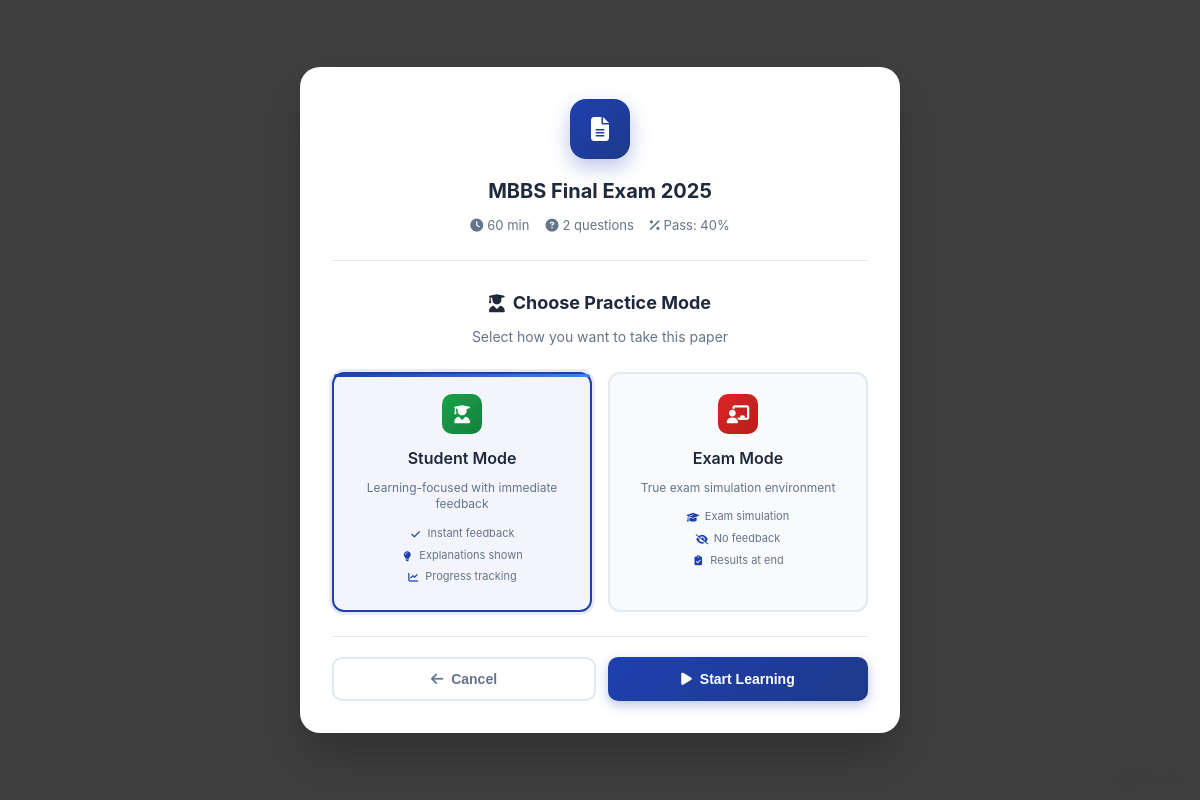
Screenshot of /modelpaper/take/13/ (signed in) with the database file from the repository.
### modelpaper/models.py (models this page shows, shortened)
class ModelPaper(models.Model):
    STATUS_CHOICES = [
        ('draft', 'Draft'),
        ('scheduled', 'Scheduled'),
        ('live', 'Live'),
        ('completed', 'Completed'),
    ]
    title = models.CharField(max_length=200)
    description = models.TextField(blank=True)
    selected_paper_name = models.CharField(max_length=200)  # Selected from PaperQuestion.paper_name
    filter_degree = models.CharField(max_length=4, choices=PaperQuestion.DEGREE_CHOICES, blank=True)
    filter_year = models.CharField(max_length=3, choices=PaperQuestion.YEAR_CHOICES, blank=True)
    filter_module = models.CharField(max_length=100, blank=True)
    filter_subject = models.CharField(max_length=100, blank=True)
    filter_topic = models.CharField(max_length=100, blank=True)
    duration_minutes = models.IntegerField(default=60)
    total_questions = models.IntegerField(default=0)  # Auto-calculated from filtered results
    passing_percentage = models.IntegerField(default=40)
    max_attempts = models.IntegerField(default=1)
    randomize_questions = models.BooleanField(default=True)
    randomize_options = models.BooleanField(default=True)
    show_explanations = models.BooleanField(default=True)
    start_datetime = models.DateTimeField()
    end_datetime = models.DateTimeField()
    status = models.CharField(max_length=10, choices=STATUS_CHOICES, default='draft')
    created_by = models.ForeignKey(settings.AUTH_USER_MODEL, on_delete=models.CASCADE, related_name='created_papers')
    created_at = models.DateTimeField(auto_now_add=True)
    updated_at = models.DateTimeField(auto_now=True)
    class Meta:
        ordering = ['-created_at']
    def get_questions(self):
        return PaperQuestion.get_filtered_questions(
            paper_name=self.selected_paper_name,
            degree=self.filter_degree,
            year=self.filter_year,
            module=self.filter_module,
            subject=self.filter_subject,
            topic=self.filter_topic
        )

### modelpaper/views.py (the view, shortened to what this page needs)
# urls.py: path('take/<int:paper_id>/', views.take_paper, name='take_paper'),  # Handles mode selection
@content_access_required
def take_paper(request, paper_id):
    paper = get_object_or_404(ModelPaper, id=paper_id)
    student = request.user
    practice_mode = request.GET.get('practice_mode')
    print(f"DEBUG: User {student} trying to take paper: {paper.title} with mode: {practice_mode}")
    if not check_object_access(paper, student):
        messages.error(request, "You don't have access to this paper.")
        return redirect('student_model_papers')
    now = timezone.now()
    if paper.status != 'live':
        messages.error(request, f"This paper is not currently available. Status: {paper.status}")
        return redirect('student_model_papers')
    if now < paper.start_datetime:
        messages.error(request, "This paper has not started yet.")
        return redirect('student_model_papers')
    if now > paper.end_datetime:
        messages.error(request, "This paper has already ended.")
        return redirect('student_model_papers')
    existing_attempts = ModelPaperAttempt.objects.filter(
        student=student,
        model_paper=paper,
        status='completed'
    ).count()
    if existing_attempts >= paper.max_attempts:
        messages.error(request, f"You have reached the maximum attempts ({paper.max_attempts}) for this paper.")
        return redirect('student_model_papers')
    current_attempt = ModelPaperAttempt.objects.filter(
        student=student,
        model_paper=paper,
        status='in_progress'
    ).first()
    show_mode_popup = practice_mode is None
    if show_mode_popup:
        paper_questions = paper.get_questions()
        paper_questions = apply_user_access_filter(paper_questions, request.user)
        if paper_questions.count() == 0:
            messages.error(request, "This paper has no accessible questions for you.")
            return redirect('student_model_papers')
        context = {
            'paper': paper,
            'total_questions': paper_questions.count(),
            'show_mode_popup': True,
            'user_access': get_user_access_info(student),
        }
        return render(request, 'modelpaper/take_paper.html', context)

### modelpaper/models.py (called while the page is built)
    @classmethod
    def get_filtered_questions(cls, paper_name, degree=None, year=None, module=None, subject=None, topic=None):
        questions = cls.objects.filter(paper_name=paper_name)
        if degree:
            questions = questions.filter(degree=degree)
        if year:
            questions = questions.filter(year=year)
        if module:
            questions = questions.filter(module__icontains=module)
        if subject:
            questions = questions.filter(subject__icontains=subject)
        if topic:
            questions = questions.filter(topic__icontains=topic)
        return questions

### notifications/context_processors.py (called while the page is built)
def notification_context(request):
    if request.user.is_authenticated:
        try:
            unread_count = NotificationMessage.objects.filter(
                Q(recipient=request.user) | Q(recipient__isnull=True),
                is_read=False
            ).count()
            return {
                'unread_count': unread_count,
            }
        except Exception:
            return {'unread_count': 0}
    return {'unread_count': 0}

### user_management/context_processors.py (called while the page is built, shortened)
def admin_navigation_stats(request):
    User = get_user_model()
    if not request.user.is_authenticated:
        return {}
    return {}

def user_access_context(request):
    user = request.user
    if user.is_admin or user.is_superuser:
        access_info = {
            'level': 'admin',
            'display': 'Administrator',
            'can_access': True,
            'filter_params': None
        }
    return {
        'user_access_level': access_info['level'],
        'user_access_display': access_info['display'],
        'can_access_content': access_info['can_access'],
        'user_filter_params': access_info.get('filter_params'),
        'is_admin': user.is_admin or user.is_superuser,
        'is_student': not (user.is_admin or user.is_superuser),
    }

### user_management/models.py (called while the page is built)
    def __str__(self):
        return self.email

### user_management/utils.py (called while the page is built, shortened)
def get_user_access_info(user):
    if user.is_admin or user.is_superuser:
        return {
            'level': 'admin',
            'display': 'Administrator - Full Access to All Content',
            'can_access': True,
            'degree': None,
            'year': None,
            'filter_params': {},
            'can_create_tests': True,
            'can_manage_users': True,
            'can_view_analytics': True,
        }

def check_object_access(obj, user):
    if not user or not user.is_authenticated:
        return False
    if user.is_admin or user.is_superuser:
        return True

### templates/modelpaper/take_paper.html (shortened to what this page needs)
{% load static %}
{% include 'includes/security_protection.html' %}
<!DOCTYPE html>
<html lang="en">
<head>
    <link rel="stylesheet" href="{% static 'css/DAstyles.css' %}">
    <link rel="stylesheet" href="https://cdnjs.cloudflare.com/ajax/libs/font-awesome/6.4.0/css/all.min.css">
</head>
<body>
    {% if show_mode_popup %}
    <div class="mode-selection-modal" id="mode-selection-modal">
        <div class="mode-modal-content">
            <div class="modal-paper-info">
                <div class="modal-paper-icon">
                    <i class="fas fa-file-alt"></i>
                </div>
                <h2 class="modal-paper-title">{{ paper.title }}</h2>
                <div class="modal-paper-meta">
                    <div class="modal-meta-item">
                        <i class="fas fa-clock"></i>
                        <span>{{ paper.duration_minutes }} min</span>
                    </div>
                    <div class="modal-meta-item">
                        <i class="fas fa-question-circle"></i>
                        <span>{{ total_questions }} questions</span>
                    </div>
                    <div class="modal-meta-item">
                        <i class="fas fa-percentage"></i>
                        <span>Pass: {{ paper.passing_percentage }}%</span>
                    </div>
                </div>
            </div>
            <div class="mode-selection-header">
                <h3><i class="fas fa-user-graduate"></i> Choose Practice Mode</h3>
                <p>Select how you want to take this paper</p>
            </div>
            <div class="mode-options">
                <div class="mode-option student-mode selected" onclick="selectMode('student', this)">
                    <div class="mode-icon">
                        <i class="fas fa-user-graduate"></i>
                    </div>
                    <h4 class="mode-title">Student Mode</h4>
                    <p class="mode-description">Learning-focused with immediate feedback</p>
                    <ul class="mode-features">
                        <li class="mode-feature">
                            <i class="fas fa-check"></i>
                            <span>Instant feedback</span>
                        </li>
                        <li class="mode-feature">
                            <i class="fas fa-lightbulb"></i>
                            <span>Explanations shown</span>
                        </li>
                        <li class="mode-feature">
                            <i class="fas fa-chart-line"></i>
                            <span>Progress tracking</span>
                        </li>
                    </ul>
                </div>
                <div class="mode-option tutor-mode" onclick="selectMode('tutor', this)">
                    <div class="mode-icon">
                        <i class="fas fa-chalkboard-teacher"></i>
                    </div>
                    <h4 class="mode-title">Exam Mode</h4>
                    <p class="mode-description">True exam simulation environment</p>
                    <ul class="mode-features">
                        <li class="mode-feature">
                            <i class="fas fa-graduation-cap"></i>
                            <span>Exam simulation</span>
                        </li>
                        <li class="mode-feature">
                            <i class="fas fa-eye-slash"></i>
                            <span>No feedback</span>
                        </li>
                        <li class="mode-feature">
                            <i class="fas fa-clipboard-check"></i>
                            <span>Results at end</span>
                        </li>
                    </ul>
                </div>
            </div>
            <div class="modal-actions">
                <button class="modal-btn modal-btn-secondary" onclick="cancelModeSelection()">
                    <i class="fas fa-arrow-left"></i>
                    Cancel
                </button>
                <button class="modal-btn modal-btn-primary" onclick="startWithMode()" id="start-btn">
                    <i class="fas fa-play"></i>
                    Start Learning
                </button>
            </div>
        </div>
    </div>
    {% endif %}
</body>
</html>

### static/css/DAstyles.css (style rules this page uses)
:root { --primary-color: #82272e; --secondary-color: #13406a; --accent-color: #f1d7dc; --text-color: #333; --light-gray: #f8f9fa; --medium-gray: #e9ecef; --dark-gray: #343a40; --success-color: #28a745; --warning-color: #ffa800; --danger-color: #dc3545; --info-color: #17a2b8; --border-radius: 12px; --border-radius-sm: 8px; --box-shadow: 0 4px 12px rgba(0, 0, 0, 0.08); --box-shadow-lg: 0 8px 25px rgba(0, 0, 0, 0.15); --transition: all 0.3s cubic-bezier(0.4, 0, 0.2, 1); --sidebar-width: 260px; --header-height: 80px; }
* { margin: 0; padding: 0; box-sizing: border-box; }
body { font-family: "Segoe UI", system-ui, -apple-system, sans-serif; color: var(--text-color); background-color: var(--light-gray); line-height: 1.6; overflow-x: hidden; }

### templates/includes/security_protection.html (style rules this page uses)
.secure-content { -webkit-user-select: none; -moz-user-select: none; -ms-user-select: none; user-select: none; }

### rows the page displays
ModelPaper: title "MBBS Final Exam 2025", duration_minutes "60", passing_percentage "40"

### other values shown
{{ total_questions }} "2"
